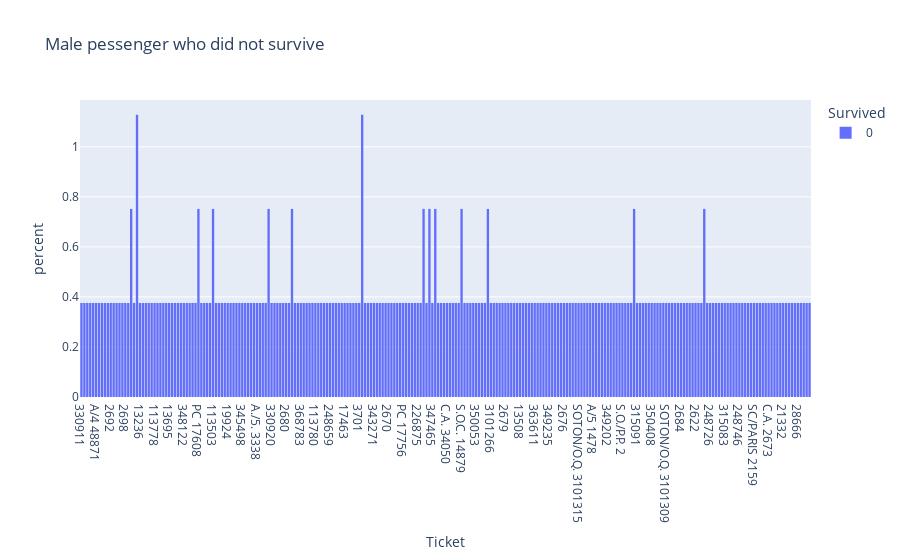

Write notebook code for a chart like this one.
### Code cell
fig = px.histogram(df.loc[(df['Sex']=='male') & (df['Survived']==0)], x="Ticket", color="Survived", histnorm='percent', title="Male pessenger who did not survive")
fig.show()

### Figure 1 — Plotly figure (JSON) as saved in the notebook; plotly's stock layout.template omitted (floating-point values rounded to 4 significant figures; data arrays with more than 128 entries replaced by an {"elided": "..."} marker saying what was removed)
{"data": [{"alignmentgroup": "True", "bingroup": "x", "histnorm": "percent", "hovertemplate": "Survived=0<br>Ticket=%{x}<br>percent=%{y}<extra></extra>", "legendgroup": "0", "marker": {"color": "#636efa", "pattern": {"shape": ""}}, "name": "0", "offsetgroup": "0", "orientation": "v", "showlegend": true, "type": "histogram", "x": {"elided": "266 str values"}, "xaxis": "x", "yaxis": "y"}], "layout": {"barmode": "relative", "legend": {"title": {"text": "Survived"}, "tracegroupgap": 0}, "title": {"text": "Male pessenger who did not survive"}, "xaxis": {"anchor": "y", "domain": [0, 1], "title": {"text": "Ticket"}}, "yaxis": {"anchor": "x", "domain": [0, 1], "title": {"text": "percent"}}}}
